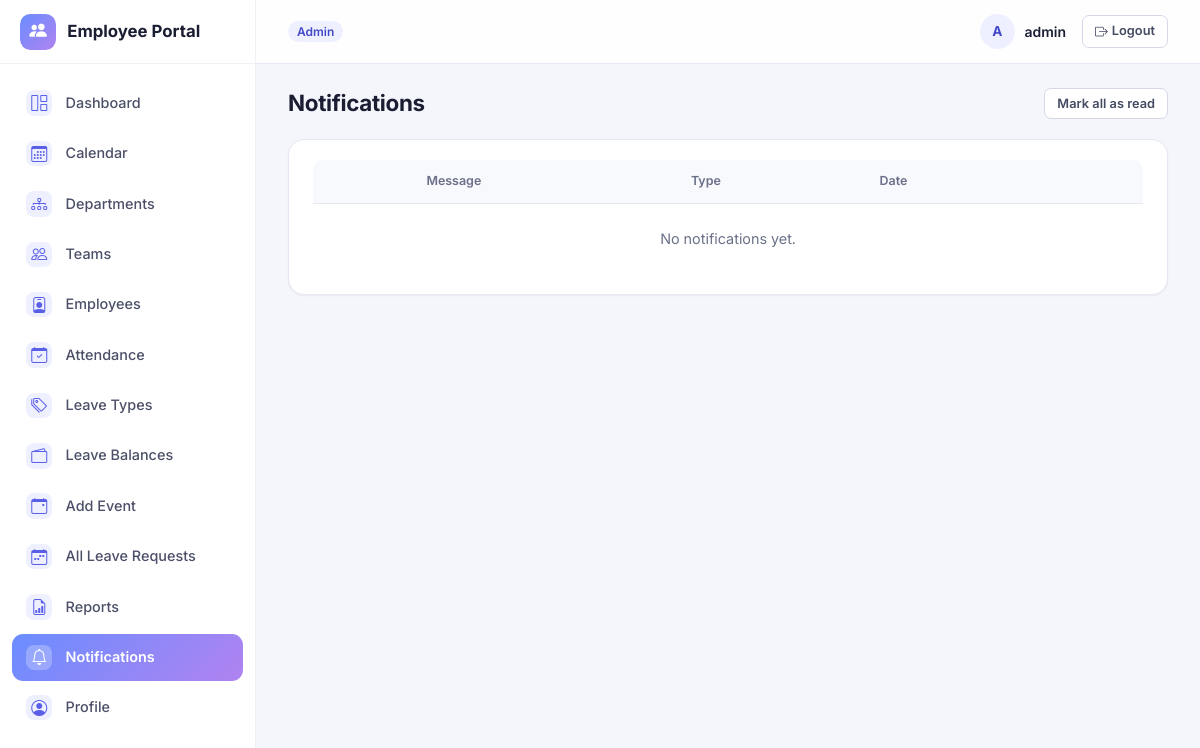
/notifications/ (signed in), run on the app's committed database.
### accounts/models.py (models this page shows, shortened)
class User(AbstractUser):
    class Role(models.TextChoices):
        ADMIN = 'ADMIN', 'Admin'
        HR = 'HR', 'HR'
        TEAM_LEAD = 'TEAM_LEAD', 'Team Lead'
        EMPLOYEE = 'EMPLOYEE', 'Employee'
    role = models.CharField(max_length=20, choices=Role.choices, default=Role.EMPLOYEE)
    phone = models.CharField(max_length=20, blank=True)
    address = models.TextField(blank=True)
    emergency_contact = models.CharField(max_length=100, blank=True)
    profile_image = models.ImageField(upload_to='profile_images/', blank=True, null=True)
    def is_team_lead(self):
        return self.role == self.Role.TEAM_LEAD
    def can_manage_employees(self):
        return self.role in (self.Role.ADMIN, self.Role.HR)

### employeeApp/views/notifications.py (the view)
# urls.py: path('notifications/', views.notification_list, name='notification_list'),
@login_required
def notification_list(request):
    notifications = Notification.objects.filter(user=request.user)
    paginator = Paginator(notifications, 20)
    page_obj = paginator.get_page(request.GET.get('page'))
    return render(request, 'employeeApp/notification_list.html', {'page_obj': page_obj})

### employeeApp/context_processors.py (called while the page is built)
def unread_notifications(request):
    if request.user.is_authenticated:
        qs = Notification.objects.filter(user=request.user, is_read=False)
        return {
            'unread_notification_count': qs.count(),
            'recent_notifications': qs[:5],
        }
    return {'unread_notification_count': 0, 'recent_notifications': []}

### employeeApp/templates/employeeApp/notification_list.html (shortened to what this page needs)
{% extends "base.html" %}
{% block content %}
<div class="page-header">
    <h1>Notifications</h1>
    <a href="{% url 'employeeApp:mark_all_read' %}" class="btn btn-outline-secondary btn-sm">Mark all as read</a>
</div>
<div class="table-card">
    <table class="table table-hover align-middle dt-table">
        <thead><tr><th class="no-sort"></th><th>Message</th><th>Type</th><th>Date</th><th class="no-sort"></th></tr></thead>
        <tbody>
        {% for n in page_obj %}
            <tr class="{% if not n.is_read %}fw-semibold{% endif %}">
                <td>{% if not n.is_read %}<span class="badge bg-primary">New</span>{% endif %}</td>
                <td>{{ n.message }}</td>
                <td>{{ n.get_notification_type_display }}</td>
                <td>{{ n.created_at|date:"d M Y, H:i" }}</td>
                <td>
                    {% if not n.is_read %}
                    <a href="{% url 'employeeApp:mark_read' n.pk %}" class="btn btn-sm btn-outline-secondary">Mark read</a>
                    {% endif %}
                </td>
            </tr>
        {% empty %}
            <tr><td colspan="5" class="text-muted text-center py-4">No notifications yet.</td></tr>
        {% endfor %}
        </tbody>
    </table>
</div>
{% endblock %}

### employeeApp/templates/base.html (shortened to what this page needs)
{% load static %}
<!DOCTYPE html>
<html lang="en">
<head>
    <link href="https://cdn.jsdelivr.net/npm/bootstrap@5.3.3/dist/css/bootstrap.min.css" rel="stylesheet">
    <link rel="stylesheet" href="https://cdn.jsdelivr.net/npm/bootstrap-icons@1.11.3/font/bootstrap-icons.css">
    <link rel="stylesheet" href="https://cdn.jsdelivr.net/npm/datatables.net-bs5@1.13.11/css/dataTables.bootstrap5.min.css">
    <link rel="stylesheet" href="https://cdn.jsdelivr.net/npm/datatables.net-responsive-bs5@2.5.1/css/responsive.bootstrap5.min.css">
    <link rel="stylesheet" href="{% static 'employeeApp/style.css' %}">
</head>
<body>
{% if user.is_authenticated %}
<div class="app-shell">
    <aside class="sidebar" id="app-sidebar" aria-label="Main navigation">
        <div class="sidebar-brand">
            <span class="brand-mark"><i class="bi bi-people-fill"></i></span>
            <span>Employee Portal</span>
        </div>
        <nav class="sidebar-nav">
            <a href="{% url 'accounts:redirect_dashboard' %}" class="nav-link {% if 'dashboard' in request.path %}active{% endif %}">
                <i class="bi bi-grid-1x2"></i> Dashboard
            </a>
            <a href="{% url 'employeeApp:calendar_view' %}" class="nav-link {% if 'calendar' in request.path %}active{% endif %}">
                <i class="bi bi-calendar3"></i> Calendar
            </a>
            {% if user.can_manage_employees %}
            <a href="{% url 'employeeApp:department_list' %}" class="nav-link {% if 'departments' in request.path %}active{% endif %}">
                <i class="bi bi-diagram-3"></i> Departments
            </a>
            <a href="{% url 'employeeApp:team_list' %}" class="nav-link {% if 'teams' in request.path %}active{% endif %}">
                <i class="bi bi-people"></i> Teams
            </a>
            {% endif %}
            <a href="{% url 'employeeApp:employee_list' %}" class="nav-link {% if 'employees' in request.path %}active{% endif %}">
                <i class="bi bi-person-badge"></i> Employees
            </a>
            <a href="{% if user.is_team_lead or user.can_manage_employees %}{% url 'employeeApp:attendance_list' %}{% else %}{% url 'employeeApp:my_attendance' %}{% endif %}" class="nav-link ">
                <i class="bi bi-calendar-check"></i> Attendance
            </a>
            {% if user.can_manage_employees %}
            <a href="{% url 'employeeApp:leave_type_list' %}" class="nav-link {% if 'leave-types' in request.path %}active{% endif %}">
                <i class="bi bi-tags"></i> Leave Types
            </a>
            <a href="{% url 'employeeApp:leave_balance_list' %}" class="nav-link {% if 'leave-balances' in request.path %}active{% endif %}">
                <i class="bi bi-wallet2"></i> Leave Balances
            </a>
            <a href="{% url 'employeeApp:calendar_event_list' %}" class="nav-link {% if 'calendar-events' in request.path %}active{% endif %}">
                <i class="bi bi-calendar-event"></i> Add Event
            </a>
            <a href="{% url 'employeeApp:all_leave_requests' %}" class="nav-link {% if 'leave/all' in request.path %}active{% endif %}">
                <i class="bi bi-calendar-week"></i> All Leave Requests
            </a>
            {% elif user.is_team_lead %}
            <a href="{% url 'employeeApp:team_leave_requests' %}" class="nav-link {% if 'leave/team' in request.path %}active{% endif %}">
                <i class="bi bi-calendar-week"></i> Team Leave Requests
            </a>
            {% endif %}
            <a href="{% url 'employeeApp:attendance_report' %}" class="nav-link {% if 'reports' in request.path %}active{% endif %}">
                <i class="bi bi-file-earmark-bar-graph"></i> Reports
            </a>
            <a href="{% url 'employeeApp:notification_list' %}" class="nav-link {% if 'notifications' in request.path %}active{% endif %}">
                <i class="bi bi-bell"></i> Notifications
            </a>
            <a href="{% url 'accounts:profile' %}" class="nav-link {% if 'profile' in request.path or 'password-change' in request.path %}active{% endif %}">
                <i class="bi bi-person-circle"></i> Profile
            </a>
        </nav>
    </aside>
    <div class="main-col">
        <header class="topbar">
            <div class="topbar-role">
                <span class="badge role-badge">{{ user.get_role_display }}</span>
            </div>
            <div class="topbar-user">
                <div class="user-chip">
                    <span class="avatar">{% if user.profile_image %}<img src="{{ user.profile_image.url }}" alt="">{% else %}{{ user.get_full_name|default:user.username|slice:":1"|upper }}{% endif %}</span>
                    <span class="user-name">{{ user.get_full_name|default:user.username }}</span>
                </div>
                <a href="{% url 'accounts:logout' %}" class="btn btn-sm btn-outline-secondary btn-logout" aria-label="Log out"><i class="bi bi-box-arrow-right"></i><span class="d-none d-sm-inline ms-1">Logout</span></a>
            </div>
        </header>
        <main class="content">
            {% block content %}{% endblock %}
        </main>
    </div>
</div>
{% endif %}
</body>
</html>

### data on the page
User: role "Admin", get_full_name "A", get_full_name "admin"
